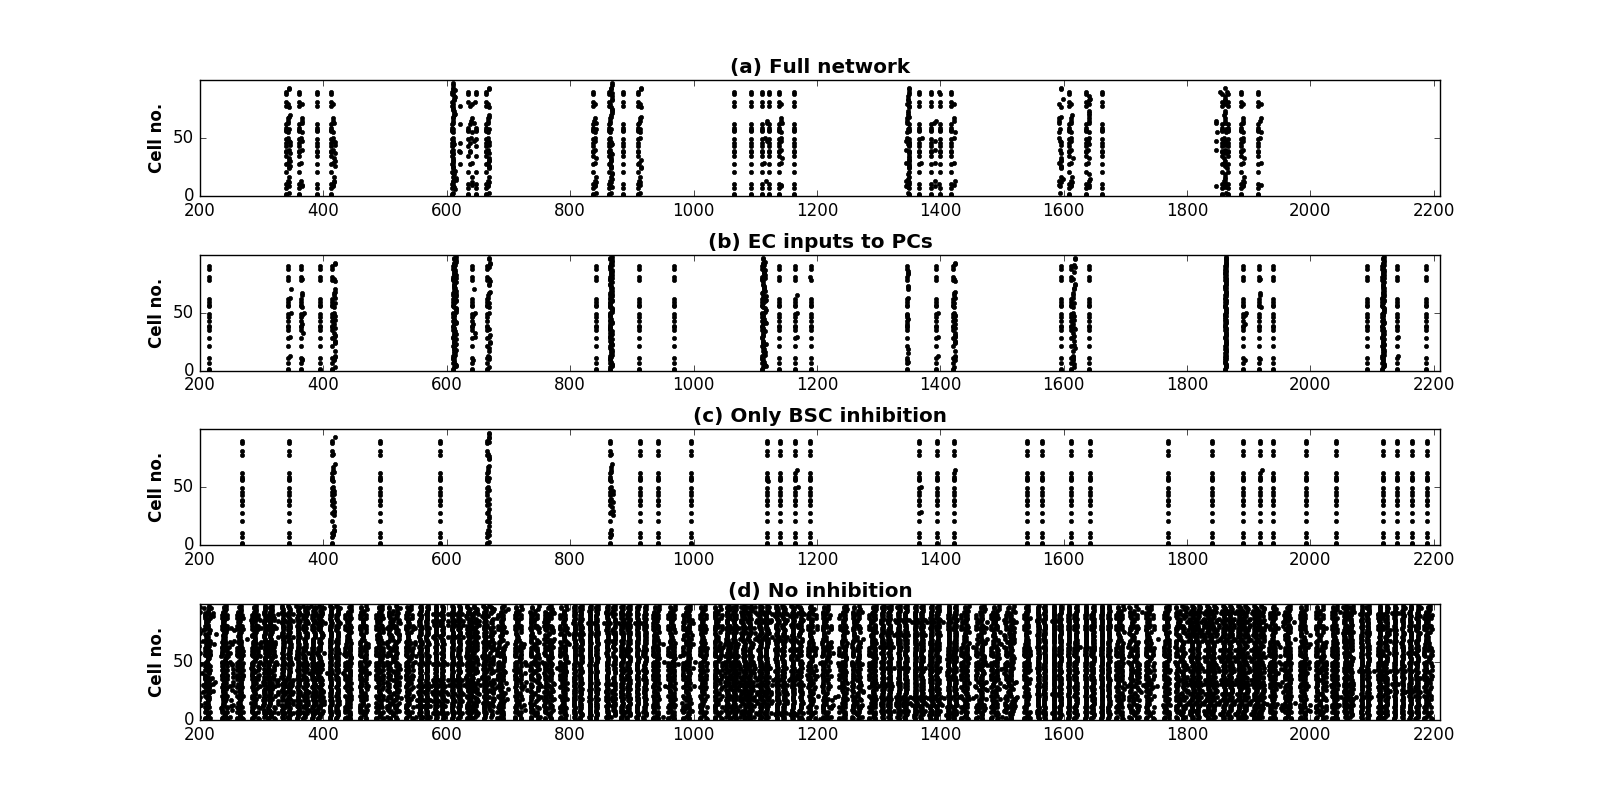

This figure's Python source:
import json
import numpy as np
from netpyne import sim,specs
from matplotlib import pyplot as plt


#fname =  'onlyBCS-20180131_185432.json'


# fname = 'fullnet-20180201_130603.json'
# fname = 'noEC-20180131_183336.json'

CA3patt = [1, 2, 7, 11, 21, 28, 35, 38, 39, 43, 46, 49, 56, 57, 59, 62, 78, 81, 88, 90]
CA3patt = np.array(CA3patt) + 105



# Index of neurons types
pyr = [0,99]
olm = 100
bs = 101
b = [102,103]
aa = 104
ec = [105,124]
ca3 = [125,224]
sep = [225,234]


xtick = [200,400,600,800,1000,1200,1400,1600,1800,2000,2200] #tick labels


fname = 'halfECs--2200-20180202_140402.json'

# simConfig = sim.loadSimCfg(fname) # not working
# netParams = sim.loadNetParams(fname) #not working

#Loading json file
json_data=open(fname).read()
data = json.loads(json_data)

simConfig = data['simConfig'] # loading simConfig
netParams = data['net'] # loading netParams
data = data['simData'] # loading simData

# Splinting data spks, spks ids, voltages on the soma
spkt = data['spkt']
spkid = data['spkid']
v_soma = data['V_soma']


#------------------#

spkt = np.array(spkt)
spkid = np.array(spkid)

pyr = np.array(range(0,100))
olm = np.array(100)
bs = np.array(101)
b = np.array(range(102,104))
aa = np.array(104)
ec = np.array(range(105,125))
ca3 = np.array(range(125,225))
sep = np.array(range(225,235))


Index=[[None] for i in range(235)]
for i in range(235):
	Index[i]=np.where(spkid==i)[0]

IndexT=[[None] for i in range(235)]
for i in range(235):
	IndexT[i]=spkt[Index[i]]


plt.figure(figsize= [20,8],facecolor= 'w')
for n in range(1,99):
	for t in IndexT[n]:
		plt.subplot(4,1,1)
		plt.subplots_adjust(hspace=0.5) 
		plt.plot(t,n,'.',color='k')
		plt.xticks(xtick)
		plt.title('(a) Full network',fontweight='bold')
		plt.ylabel('Cell no.',fontweight='bold')
		plt.xlim(200,2210)
		plt.ylim(0,100)
		plt.yticks([0,50])


fname = 'fullnetwork--2200-20180201_194155.json'

# simConfig = sim.loadSimCfg(fname) # not working
# netParams = sim.loadNetParams(fname) #not working

#Loading json file
json_data=open(fname).read()
data = json.loads(json_data)

simConfig = data['simConfig'] # loading simConfig
netParams = data['net'] # loading netParams
data = data['simData'] # loading simData

# Splinting data spks, spks ids, voltages on the soma
spkt = data['spkt']
spkid = data['spkid']
v_soma = data['V_soma']


#------------------#

spkt = np.array(spkt)
spkid = np.array(spkid)

pyr = np.array(range(0,100))
olm = np.array(100)
bs = np.array(101)
b = np.array(range(102,104))
aa = np.array(104)
ec = np.array(range(105,125))
ca3 = np.array(range(125,225))
sep = np.array(range(225,235))


Index=[[None] for i in range(235)]
for i in range(235):
	Index[i]=np.where(spkid==i)[0]

IndexT=[[None] for i in range(235)]
for i in range(235):
	IndexT[i]=spkt[Index[i]]

for n in range(1,99):
	for t in IndexT[n]:
		plt.subplot(4,1,2)
		plt.plot(t,n,'.',color='k')
		plt.title('(b) EC inputs to PCs',fontweight='bold')
		plt.ylabel('Cell no.',fontweight='bold')
   		plt.xticks(xtick)
		plt.xlim(200,2210)
		plt.ylim(0,100)
		plt.yticks([0,50])


fname = 'BSCs--2200-20180201_202651.json'

# simConfig = sim.loadSimCfg(fname) # not working
# netParams = sim.loadNetParams(fname) #not working

#Loading json file
json_data=open(fname).read()
data = json.loads(json_data)

simConfig = data['simConfig'] # loading simConfig
netParams = data['net'] # loading netParams
data = data['simData'] # loading simData

# Splinting data spks, spks ids, voltages on the soma
spkt = data['spkt']
spkid = data['spkid']
v_soma = data['V_soma']


#------------------#

spkt = np.array(spkt)
spkid = np.array(spkid)

pyr = np.array(range(0,100))
olm = np.array(100)
bs = np.array(101)
b = np.array(range(102,104))
aa = np.array(104)
ec = np.array(range(105,125))
ca3 = np.array(range(125,225))
sep = np.array(range(225,235))


Index=[[None] for i in range(235)]
for i in range(235):
	Index[i]=np.where(spkid==i)[0]

IndexT=[[None] for i in range(235)]
for i in range(235):
	IndexT[i]=spkt[Index[i]]



for n in range(1,99):
	for t in IndexT[n]:
		plt.subplot(4,1,3)
		plt.plot(t,n,'.',color='k')
		plt.title('(c) Only BSC inhibition',fontweight='bold')
		plt.ylabel('Cell no.',fontweight='bold')
   		plt.xticks(xtick)
		plt.xlim(200,2210)
		plt.ylim(0,100)
		plt.yticks([0,50])

fname = 'noINHs--2200-20180201_205056.json'

# simConfig = sim.loadSimCfg(fname) # not working
# netParams = sim.loadNetParams(fname) #not working

#Loading json file
json_data=open(fname).read()
data = json.loads(json_data)

simConfig = data['simConfig'] # loading simConfig
netParams = data['net'] # loading netParams
data = data['simData'] # loading simData

# Splinting data spks, spks ids, voltages on the soma
spkt = data['spkt']
spkid = data['spkid']
v_soma = data['V_soma']


#------------------#

spkt = np.array(spkt)
spkid = np.array(spkid)

pyr = np.array(range(0,100))
olm = np.array(100)
bs = np.array(101)
b = np.array(range(102,104))
aa = np.array(104)
ec = np.array(range(105,125))
ca3 = np.array(range(125,225))
sep = np.array(range(225,235))


Index=[[None] for i in range(235)]
for i in range(235):
	Index[i]=np.where(spkid==i)[0]

IndexT=[[None] for i in range(235)]
for i in range(235):
	IndexT[i]=spkt[Index[i]]
for n in range(1,99):
	for t in IndexT[n]:
		plt.subplot(4,1,4)
		plt.plot(t,n,'.',color='k')
		plt.title('(d) No inhibition',fontweight='bold')
		plt.ylabel('Cell no.',fontweight='bold')
   		plt.xticks(xtick)
		plt.xlim(200,2210)
		plt.ylim(0,100)
		plt.yticks([0,50])
		plt.xlabel('Time(msecs)')




# n = []
# spks = []
# neur = []
# for i in range(105,235):
# 	spks.extend(IndexT[i])
# 	n = np.ones(len(IndexT[i]))*i
# 	neur.extend(n)
# plt.scatter(spks,neur)	
plt.show()
